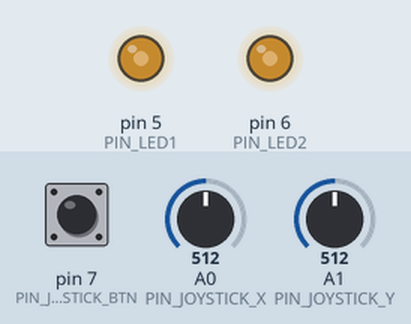
Recording of a sketch running on a simulated Arduino Uno, built with avr-gcc and run on an emulated ATmega328P. Parts: output pins drawn as LEDs (lit = HIGH). The test bench sets the inputs (shaded band); at power-on: A0 (PIN_JOYSTICK_X) = 512, A1 (PIN_JOYSTICK_Y) = 512, pin 7 (PIN_JOYSTICK_BTN) HIGH.

Above: at 1.2 s.
1.3 s: A0 (PIN_JOYSTICK_X) set to 716
At 1.7 s:
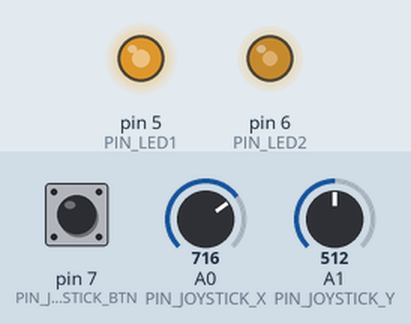
2.8 s: A1 (PIN_JOYSTICK_Y) set to 716
At 4.0 s:
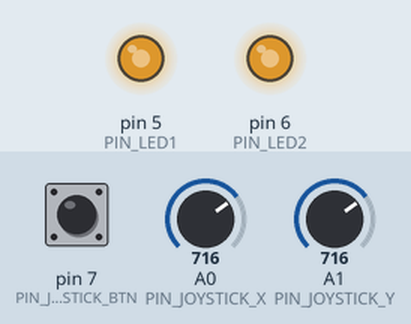
4.3 s: pin 7 (PIN_JOYSTICK_BTN) pulled LOW for 0.15 s
At 4.37 s:
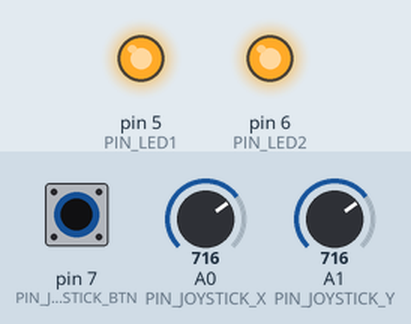
5.9 s: A0 (PIN_JOYSTICK_X) set to 900
At 6.4 s:
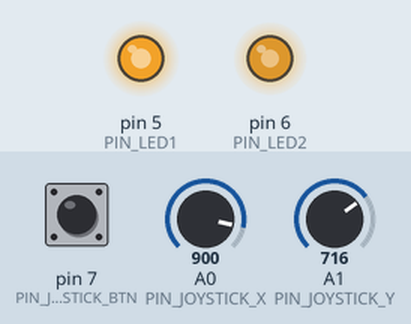
7.4 s: A1 (PIN_JOYSTICK_Y) set to 511
At 8.6 s:
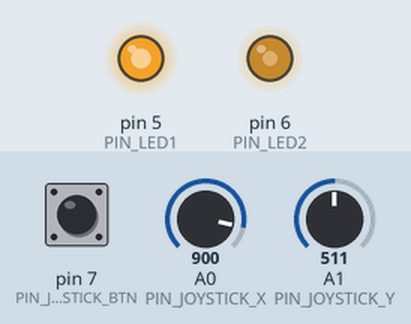
8.9 s: A1 (PIN_JOYSTICK_Y) set to 122
At 9.8 s:
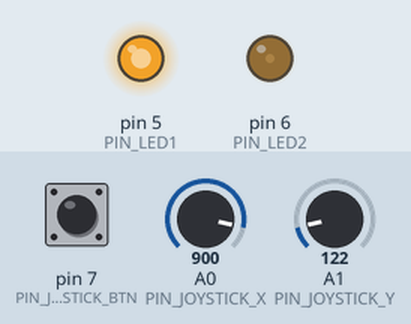
Timing chart, 0 to 11.4 s (numbered marks = the images above; inputs shaded):
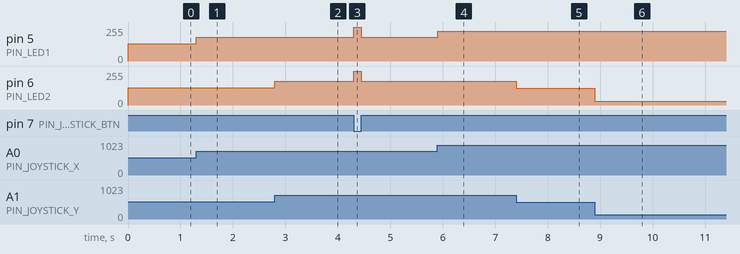

The sketch:

LED-Helligkeitsregler-Loesung.ino
```cpp
/**
 * PWM-Gesteuerte LEDs
 * ===================
 *
 * In dieser Aufgabe sollen Sie eine kleine Hardwareschaltung entwerfen und bauen, die es
 * ermöglicht, die beiden Achsen und den Button des im Sensor Kit enthaltenen Joysticks
 * als Analogsignal auszulesen. Die Helligkeit zweier LEDs soll damit gesteuert werden.
 *
 * Joystick-Button nicht gedrückt: Die beiden Achsen des Joysticks steuern jeweils die
 * Helligkeit einer der beiden LEDs. Die X-Achse steuert also LED1 und die Y-Achse LED2.
 * Beachten Sie hierbei, dass analogRead() einen 10-Bit Wert liefert, analogWrite() aber
 * nur mit 8 Bit arbeitet.
 *
 * Joystick-Button gedrückt: Die beiden LEDs leuchten mit maximaler Stärke.
 *
 * Hardwareaufbau:
 * ---------------
 *
 * Die Schaltung müssen Sie selbst erarbeiten. Es ist aber nicht schwer, da der Joystick
 * direkt und die LEDs mit je einem Vorwiderstand verbunden werden können.
 *
 * Relevante Dokumentation
 * -----------------------
 *
 * https://sensorkit.joy-it.net/de/sensors/ky-023
 * https://www.arduino.cc/reference/en/language/functions/digital-io/pinmode/
 * https://www.arduino.cc/reference/en/language/functions/analog-io/analogread/
 * https://www.arduino.cc/reference/en/language/functions/analog-io/analogwrite/
 */
constexpr int PIN_LED1 = 5;
constexpr int PIN_LED2 = 6;

constexpr int PIN_JOYSTICK_BTN = 7;
constexpr int PIN_JOYSTICK_X   = A0;
constexpr int PIN_JOYSTICK_Y   = A1;

/**
 * Initialisierung der Hardware nach dem Einschalten
 */
void setup() {
  pinMode(PIN_LED1, OUTPUT);
  pinMode(PIN_LED2, OUTPUT);
  pinMode(PIN_JOYSTICK_BTN, INPUT_PULLUP);
}

/**
 * Unendlich oft ausgeführte Hauptprogrammlogik
 */
void loop() {
  int joystick_x   = analogRead(PIN_JOYSTICK_X);
  int joystick_y   = analogRead(PIN_JOYSTICK_Y);
  int joystick_btn = digitalRead(PIN_JOYSTICK_BTN);

  if (joystick_btn == LOW) {
    digitalWrite(PIN_LED1, HIGH);
    digitalWrite(PIN_LED2, HIGH);
  } else {
    analogWrite(PIN_LED1, joystick_x >> 2);
    analogWrite(PIN_LED2, joystick_y >> 2);
  }
}
```

Measured:
- after the input at 1.3 s, pin 5 (PIN_LED1): 128/255 → 179/255 at once
- after the input at 2.8 s, pin 6 (PIN_LED2): 128/255 → 179/255 at once
- after the input at 4.3 s, pin 5 (PIN_LED1), pin 6 (PIN_LED2): 179/255 → 255/255 at once, → 179/255 0.15 s later
- after the input at 5.9 s, pin 5 (PIN_LED1): 179/255 → 225/255 at once
- after the input at 7.4 s, pin 6 (PIN_LED2): 179/255 → 127/255 at once
- after the input at 8.9 s, pin 6 (PIN_LED2): 127/255 → 30/255 at once
